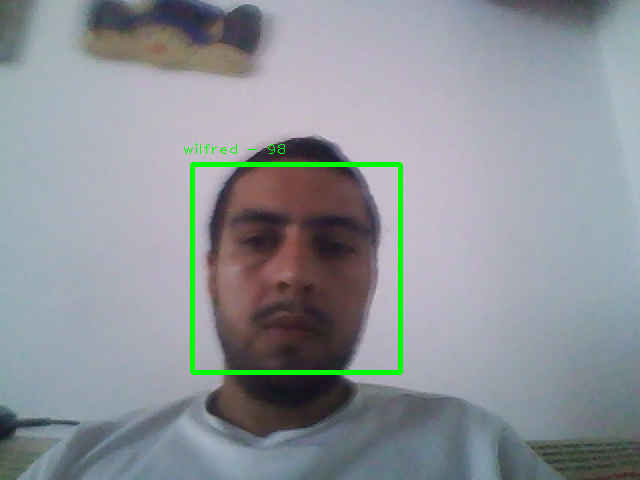
#> input picture face_detection/image.png, 640 x 480 px, given in place of the camera
$ python capture.py face_detection/image.png
#> lines starting #> are read from the running program, lines starting #| are printed output that depends on the picture
#"rtsp://admin:$luga97$@172.100.1.113/media/video1"
#OpenCV module
import cv2
#Modulo para leer directorios y rutas de archivos
import os
#OpenCV trabaja con arreglos de numpy
import numpy
#Obtener el nombre de la persona que estamos capturando
import sys
nombre = sys.argv[1]

#Directorio donde se encuentra la carpeta con el nombre de la persona
dir_faces = 'att_faces/orl_faces'
path = os.path.join(dir_faces, nombre)

#Tamaño para reducir a miniaturas las fotografias
size = 4

#Si no hay una carpeta con el nombre ingresado entonces se crea
if not os.path.isdir(path):
    os.mkdir(path)

#cargamos la plantilla e inicializamos la webcam
face_cascade = cv2.CascadeClassifier('haarcascade_frontalface_default.xml')
cap = cv2.VideoCapture(0)

img_width, img_height = 112, 92

#Ciclo para tomar fotografias
count = 0
while count < 100:
    #leemos un frame y lo guardamos
    rval, img = cap.read()
#> img is the input picture: shape (480, 640, 3); mean B, G, R 151.9, 147.1, 141.6
    img = cv2.flip(img, 1, 0)
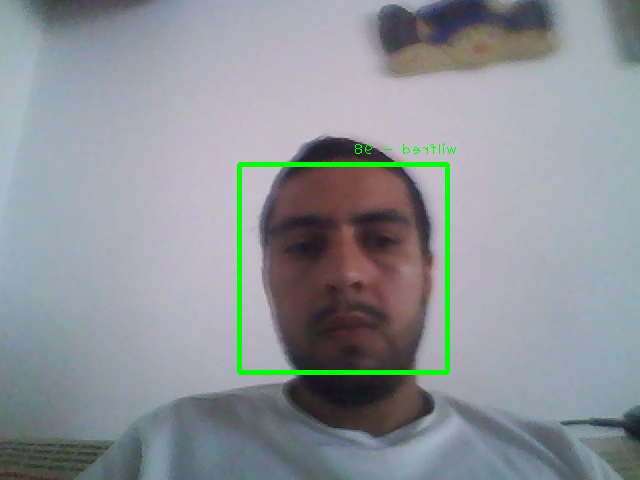
#> img: shape (480, 640, 3); mean B, G, R 151.9, 147.1, 141.6

    #convertimos la imagen a blanco y negro
    gray = cv2.cvtColor(img, cv2.COLOR_BGR2GRAY)
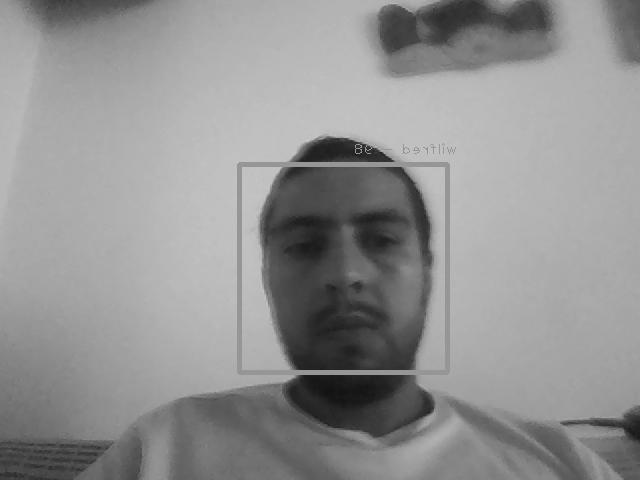
#> gray: shape (480, 640); min 18, max 206, mean 146

    #redimensionar la imagen
    mini = cv2.resize(gray, (int(gray.shape[1] / size), int(gray.shape[0] / size)))

    """buscamos las coordenadas de los rostros (si los hay) y
    guardamos su posicion"""
    faces = face_cascade.detectMultiScale(mini)
#> faces = [[62, 42, 49, 49]]
    faces = sorted(faces, key=lambda x: x[3])

    if faces:
        face_i = faces[0]
#> face_i = [62, 42, 49, 49]
        (x, y, w, h) = [v * size for v in face_i]
#> x = 248; y = 168; w = 196; h = 196
        face = gray[y:y + h, x:x + w]
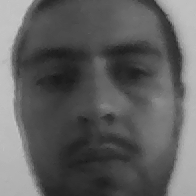
#> face: shape (196, 196); min 21, max 200, mean 94.8
        face_resize = cv2.resize(face, (img_width, img_height))
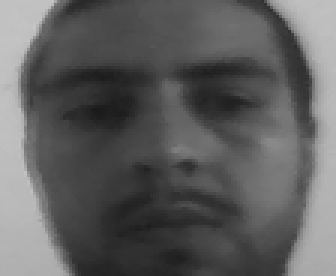
#> face_resize: shape (92, 112) (shown 3 times larger); min 27, max 196, mean 94.7

        #Dibujamos un rectangulo en las coordenadas del rostro
        cv2.rectangle(img, (x, y), (x + w, y + h), (0, 255, 0), 3)
        #Ponemos el nombre en el rectagulo
        cv2.putText(img, nombre, (x - 10, y - 10), cv2.FONT_HERSHEY_PLAIN,1,(0, 255, 0))
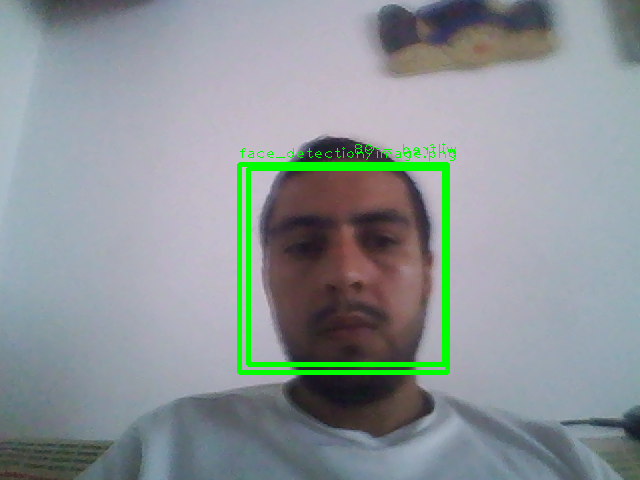
#> img: shape (480, 640, 3); mean B, G, R 150.1, 148.5, 139.8

        #El nombre de cada foto es el numero del ciclo
        #Obtenemos el nombre de la foto
        #Despues de la ultima sumamos 1 para continuar con los demas nombres
#> (the run stopped early here; a loop or call above may not have finished)
